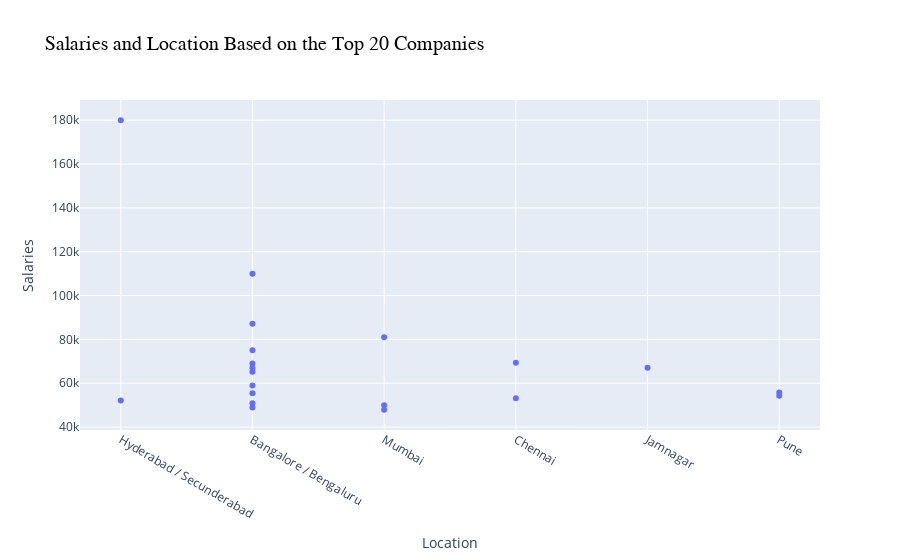

The notebook cell this image was saved under:
### Code cell
fig = px.scatter(df.nlargest(20, "Salaries"), x='Location', y='Salaries', title="Salaries and Location Based on the Top 20 Companies")
fig.update_layout(
    title={'text': "Salaries and Location Based on the Top 20 Companies", 'font': {'size': 20, 'color': 'black', 'family': 'bold'}},
    xaxis_title='Location',
    yaxis_title='Salaries',
)
fig.show()

### Figure 1 — Plotly figure (JSON) as saved in the notebook; plotly's stock layout.template omitted (floating-point values rounded to 4 significant figures)
{"data": [{"hovertemplate": "Location=%{x}<br>Salaries=%{y}<extra></extra>", "legendgroup": "", "marker": {"color": "#636efa", "symbol": "circle"}, "mode": "markers", "name": "", "orientation": "v", "showlegend": false, "type": "scatter", "x": ["Hyderabad / Secunderabad ", "Bangalore / Bengaluru ", "Bangalore / Bengaluru ", "Mumbai ", "Bangalore / Bengaluru ", "Chennai ", "Bangalore / Bengaluru ", "Jamnagar ", "Bangalore / Bengaluru ", "Bangalore / Bengaluru ", "Bangalore / Bengaluru ", "Pune ", "Bangalore / Bengaluru ", "Pune ", "Chennai ", "Hyderabad / Secunderabad ", "Bangalore / Bengaluru ", "Mumbai ", "Bangalore / Bengaluru ", "Mumbai "], "xaxis": "x", "y": [180000, 110000, 87100, 81000, 75000, 69300, 69000, 67100, 66900, 65200, 59000, 55800, 55400, 54300, 53200, 52100, 50900, 49900, 48900, 47900], "yaxis": "y"}], "layout": {"autosize": true, "legend": {"tracegroupgap": 0}, "title": {"font": {"color": "black", "family": "bold", "size": 20}, "text": "Salaries and Location Based on the Top 20 Companies"}, "xaxis": {"anchor": "y", "autorange": true, "domain": [0, 1], "range": [-0.3025, 5.303], "title": {"text": "Location"}, "type": "category"}, "yaxis": {"anchor": "x", "autorange": true, "domain": [0, 1], "range": [37000.0, 190900.0], "title": {"text": "Salaries"}, "type": "linear"}}}
